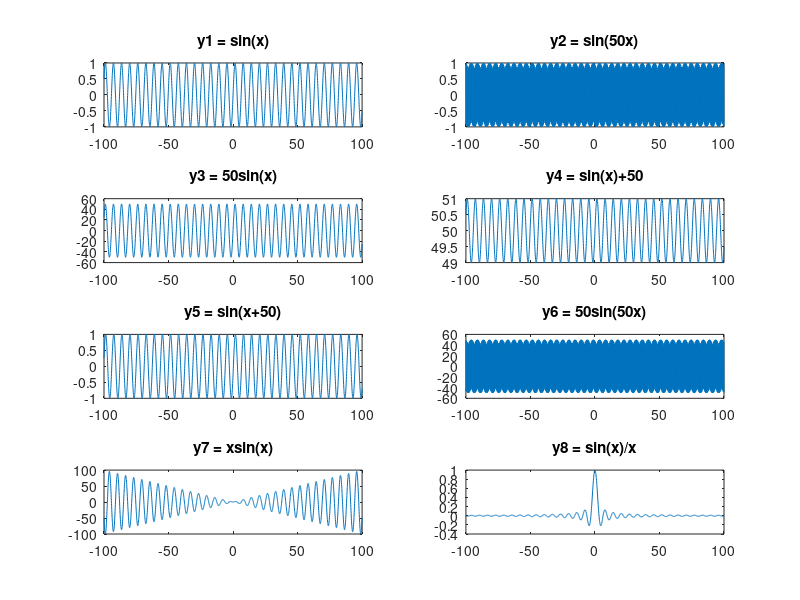
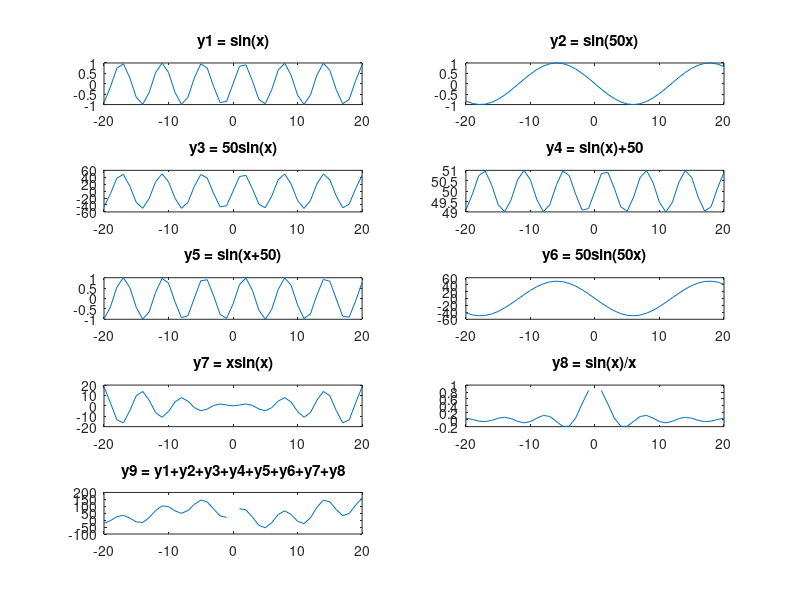
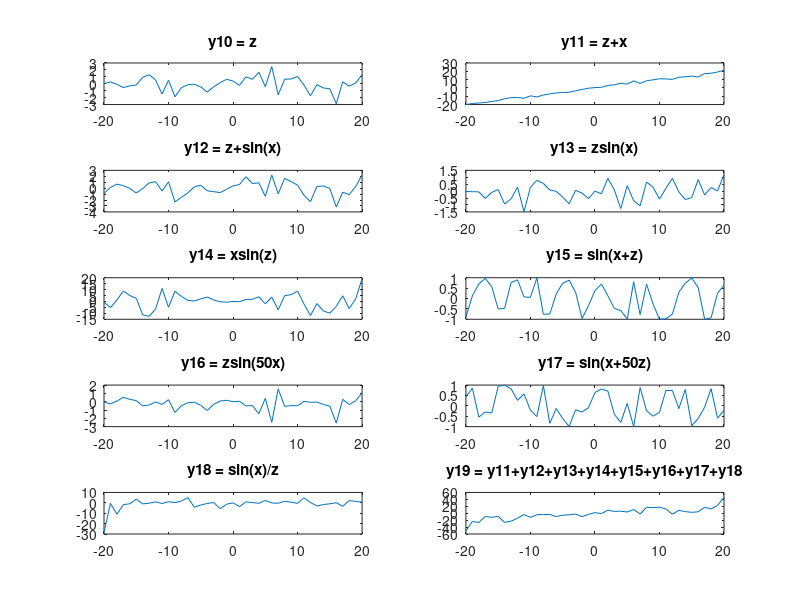
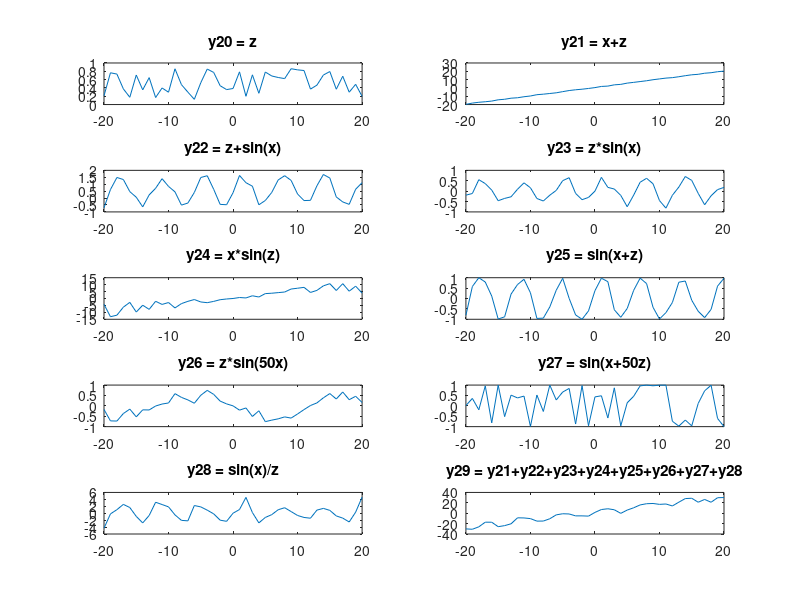

Here is the MATLAB script that generated these plots, in order:
%%%%%%% PROBLEM 1 %%%%%%%

% Create vector from -100 to 100
x = -100:0.1:100;

% Set the name of figure for problem 1
f1 = figure('Name', 'Problem-1', 'NumberTitle', 'off');
figure(f1);

% Create functions and draw subplots with their titles.
subplot(4, 2, 1);
y1 = sin(x);
figure(1);
plot(x, y1);
title('y1 = sin(x)');

subplot(4, 2, 2);
y2 = sin(50.*x);
plot(x, y2);
title('y2 = sin(50x)');

subplot(4, 2, 3);
y3 = 50.*sin(x);
plot(x, y3);
title('y3 = 50sin(x)');

subplot(4, 2, 4);
y4 = sin(x)+50;
plot(x, y4);
title('y4 = sin(x)+50');

subplot(4, 2, 5);
y5 = sin(x+50);
plot(x, y5);
title('y5 = sin(x+50)');

subplot(4, 2, 6);
y6 = 50.*sin(50.*x);
plot(x, y6);
title('y6 = 50sin(50x)');

subplot(4, 2, 7);
y7 = x .* sin(x);
plot(x, y7);
title('y7 = xsin(x)');

subplot(4, 2, 8);
y8 = sin(x) ./ x;
plot(x, y8);
title('y8 = sin(x)/x');

%%%%%%% PROBLEM 2 %%%%%%%

% Create a vector from -20 to 20
x = -20:20;

% Set name of figure for problem 2
f2 = figure('Name', 'Problem-2', 'NumberTitle', 'off');
figure(f2);

% Create functions and draw subplots with their titles
subplot(5, 2, 1);
y1 = sin(x);
plot(x, y1);
title('y1 = sin(x)');

subplot(5, 2, 2);
y2 = sin(50.*x);
plot(x, y2);
title('y2 = sin(50x)');

subplot(5, 2, 3);
y3 = 50.*sin(x);
plot(x, y3);
title('y3 = 50sin(x)');

subplot(5, 2, 4);
y4 = sin(x)+50;
plot(x, y4);
title('y4 = sin(x)+50');

subplot(5, 2, 5);
y5 = sin(x+50);
plot(x, y5);
title('y5 = sin(x+50)');

subplot(5, 2, 6);
y6 = 50.*sin(50.*x);
plot(x, y6);
title('y6 = 50sin(50x)');

subplot(5, 2, 7);
y7 = x .* sin(x);
plot(x, y7);
title('y7 = xsin(x)');

subplot(5, 2, 8);
y8 = sin(x) ./ x;
plot(x, y8);
title('y8 = sin(x)/x');

subplot(5, 2, 9);
y9 = y1+y2+y3+y4+y5+y6+y7+y8;
plot(x, y9);
title('y9 = y1+y2+y3+y4+y5+y6+y7+y8');

%%%%%%% PROBLEM 3 %%%%%%%

% Generate 41 random number from gaussion distributed random numbers
z = randn(1,41);

% Set name of figure for problem 3
f3 = figure('Name', 'Problem-3', 'NumberTitle', 'off');
figure(f3);

% Create functions and draw subplots with their titles
subplot(5, 2, 1);
y10 = z;
plot(x, y10);
title('y10 = z');

subplot(5, 2, 2);
y11 = z+x;
plot(x, y11);
title('y11 = z+x');

subplot(5, 2, 3);
y12 = z+sin(x);
plot(x, y12);
title('y12 = z+sin(x)');

subplot(5, 2, 4);
y13 = z.*sin(x);
plot(x, y13);
title('y13 = zsin(x)');

subplot(5, 2, 5);
y14 = x.*sin(z);
plot(x, y14);
title('y14 = xsin(z)');

subplot(5, 2, 6);
y15 = sin(x+z);
plot(x, y15);
title('y15 = sin(x+z)');

subplot(5, 2, 7);
y16 = z .* sin(50.*x);
plot(x, y16);
title('y16 = zsin(50x)');

subplot(5, 2, 8);
y17 = sin(x+50.*z);
plot(x, y17);
title('y17 = sin(x+50z)');

subplot(5, 2, 9);
y18 = sin(x)./z;
plot(x, y18);
title('y18 = sin(x)/z');

subplot(5, 2, 10);
y19 = y11+y12+y13+y14+y15+y16+y17+y18;
plot(x, y19);
title('y19 = y11+y12+y13+y14+y15+y16+y17+y18');

%%%%%%% PROBLEM 4 %%%%%%%

% Generate 41 random number from uniformly distributed random numbers
z = rand(1,41);

% Set the name of figure for problem 4
f4 = figure('Name', 'Problem-4', 'NumberTitle', 'off');
figure(f4);

% Create functions and draw subplots with their titles
subplot(5, 2, 1);
y20 = z;
plot(x, y20);
title('y20 = z');

subplot(5, 2, 2);
y21 = z+x;
plot(x, y21);
title('y21 = x+z');

subplot(5, 2, 3);
y22 = z+sin(x);
plot(x, y22);
title('y22 = z+sin(x)');

subplot(5, 2, 4);
y23 = z .* sin(x);
plot(x, y23);
title('y23 = z*sin(x)');

subplot(5, 2, 5);
y24 = x .* sin(z);
plot(x, y24);
title('y24 = x*sin(z)');

subplot(5, 2, 6);
y25 = sin(x+z);
plot(x, y25);
title('y25 = sin(x+z)');

subplot(5, 2, 7);
y26 = z .* sin(50.*x);
plot(x, y26);
title('y26 = z*sin(50x)');

subplot(5, 2, 8);
y27 = sin(x+50.*z);
plot(x, y27);
title('y27 = sin(x+50z)');

subplot(5, 2, 9);
y28 = sin(x)./z;
plot(x, y28);
title('y28 = sin(x)/z');

subplot(5, 2, 10);
y29 = y21+y22+y23+y24+y25+y26+y27+y28;
plot(x, y29);
title('y29 = y21+y22+y23+y24+y25+y26+y27+y28');

%%%%%%% PROBLEM 5 %%%%%%%

% Set the name of figure for problem 5
f5 = figure('Name', 'Problem-5', 'NumberTitle', 'off');
figure(f5);

% Generate 10000 gaussian random var
z = randn(10000, 1);

% With mean 0, and variance 1
r1 = z;

% With mean 0, and variance 4
r2 = 2.*z;

% With mean 0, and variance 16
r3 = 4.*z;

% With mean 0, and variance 256
r4 = 16.*z;

% Draw histograms
subplot(2, 2, 1);
hist(r1);
title('r1');

subplot(2, 2, 2);
hist(r2);
title('r2');

subplot(2, 2, 3);
hist(r3);
title('r3');

subplot(2, 2, 4);
hist(r4);
title('r4');

%%%%%%% PROBLEM 6 %%%%%%%

% Set name of figure for problem 6
f6 = figure('Name', 'Problem-6', 'NumberTitle', 'off');
figure(f6);

% Generate 10000 gaussian random var
z = randn(10000, 1);

% With mean 10, and variance 1
r6 = z+10;

% With mean 20, and variance 4
r7 = 2.*z+20;

% With mean -10, and variance 1
r8 = z-10;

% With mean -20, and variance 4
r9 = 2.*z-20;

% Draw histograms
subplot(2, 2, 1);
hist(r6);
title('r6');

subplot(2, 2, 2);
hist(r7);
title('r7');

subplot(2, 2, 3);
hist(r8);
title('r8');

subplot(2, 2, 4);
hist(r9);
title('r9');

%%%%%%% PROBLEM 7 %%%%%%%

% Set name of figure for problem 7
f7 = figure('Name', 'Problem-7', 'NumberTitle', 'off');
figure(f7);

% Generate 10000 uniformly distributed random var
z = rand(10000, 1);

% For uniform dist, mean = (a+b)/2
% Variance = (b-a)^2 / 12
% ==> (a)+(b-a)(rand)

% With mean 0, and variance 1
r11 = (-sqrt(3))+ (2*sqrt(3)).*z;

% With mean 0, and variance 4
r21 = (-2*sqrt(3))+ (4*sqrt(3)).*z;

% With mean 0, and variance 16
r31 = (-4*sqrt(3))+ (8*sqrt(3)).*z;

% With mean 0, and variance 256
r41 = (-16*sqrt(3))+ (32*sqrt(3)).*z;

% Draw histograms
subplot(2, 2, 1);
hist(r11);
title('r11');

subplot(2, 2, 2);
hist(r21);
title('r21');

subplot(2, 2, 3);
hist(r31);
title('r31');

subplot(2, 2, 4);
hist(r41);
title('r41');

%%%%%%% PROBLEM 8 %%%%%%%

% Set name of figure for problem 8
f8 = figure('Name', 'Problem-8', 'NumberTitle', 'off');
figure(f8);

% Generate 10000 uniformly distributed random var
z = rand(10000, 1);

% For uniform dist, mean = (a+b)/2
% Variance = (b-a)^2 / 12
% ==> (a)+(b-a)(rand)

% With mean 10, and variance 1
r61 = (10-sqrt(3))+ (2*sqrt(3)).*z;

% With mean 20, and variance 4
r71 = (20-2*sqrt(3))+ (4*sqrt(3)).*z;

% With mean -10, and variance 1
r81 = (-10-sqrt(3))+ (2*sqrt(3)).*z;

% With mean -20, and variance 4
r91 = (-20-2*sqrt(3))+ (4*sqrt(3)).*z;

% Draw histograms
subplot(2, 2, 1);
hist(r61);
title('r61');

subplot(2, 2, 2);
hist(r71);
title('r71');

subplot(2, 2, 3);
hist(r81);
title('r81');

subplot(2, 2, 4);
hist(r91);
title('r91');
